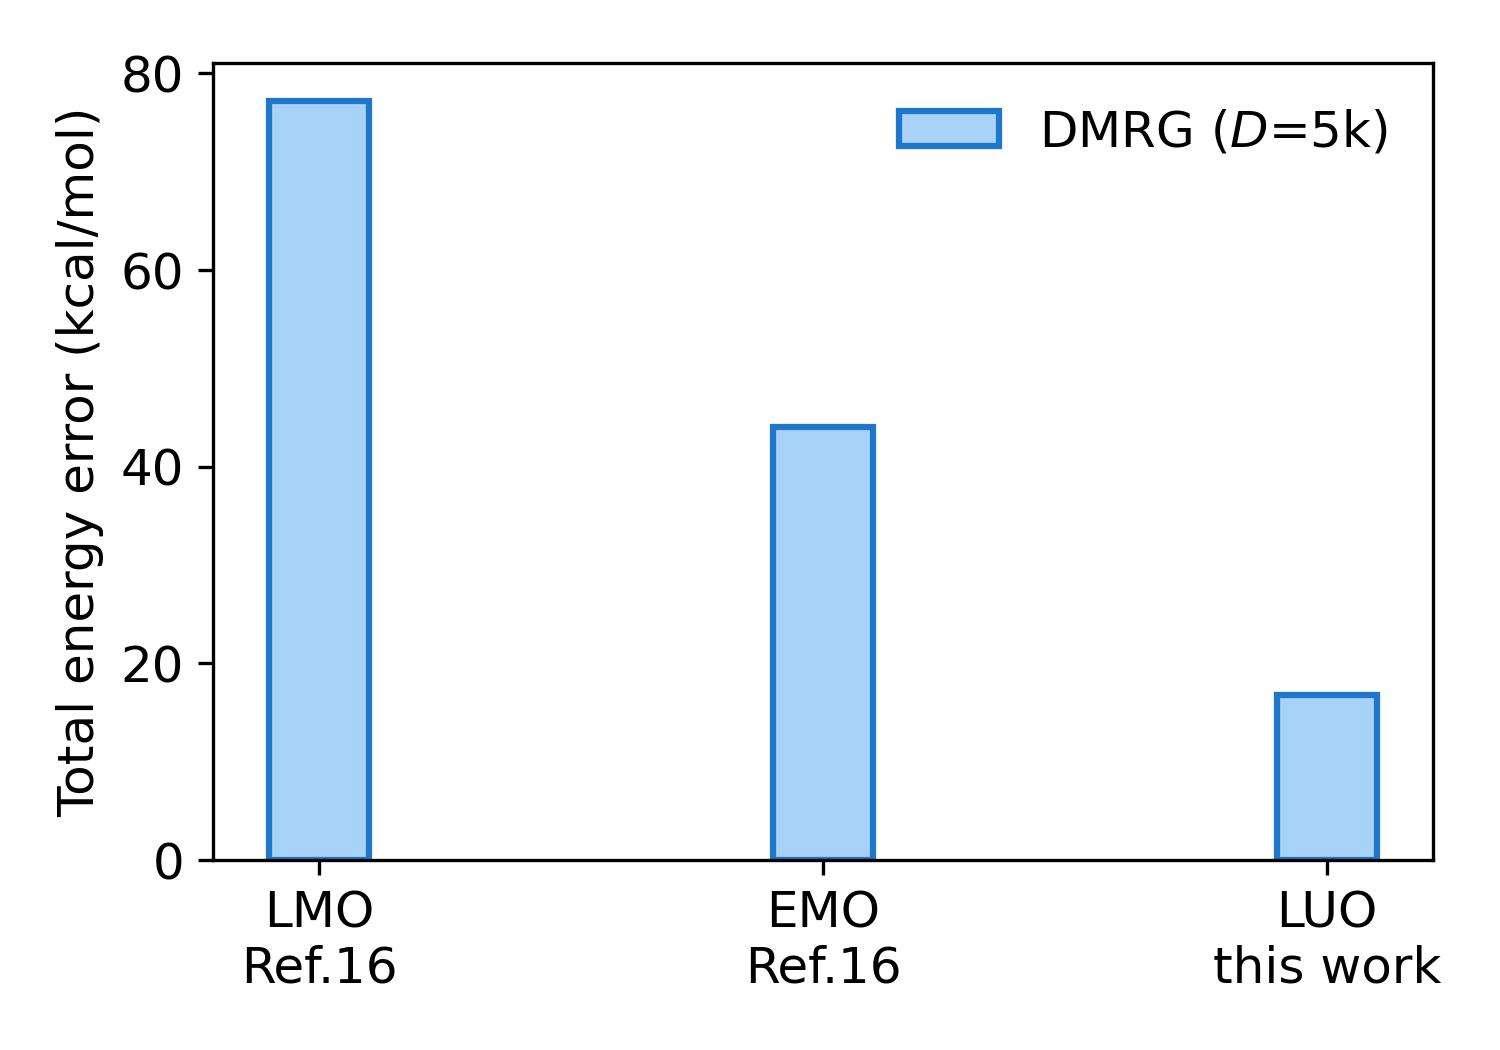

This chart was generated by the following Python code:
# ---------------------------------------------------------------------------
# Copyright (C) 2026 Huanchen Zhai. All Rights Reserved.
# 
# This program is free software: you can redistribute it and/or modify
# it under the terms of the GNU General Public License as published by
# the Free Software Foundation, either version 3 of the License, or
# (at your option) any later version.
# 
# This program is distributed in the hope that it will be useful,
# but WITHOUT ANY WARRANTY; without even the implied warranty of
# MERCHANTABILITY or FITNESS FOR A PARTICULAR PURPOSE.  See the
# GNU General Public License for more details.
# 
# You should have received a copy of the GNU General Public License
# along with this program.  If not, see <https://www.gnu.org/licenses/>.
# ---------------------------------------------------------------------------


import matplotlib.pyplot as plt
import numpy as np, json

plt.rcParams.update({'font.size': 12})
plt.figure(figsize=(5, 3.5))

ha_to_kcal_mol = 627.5094740631

data = json.load(open("../20-Data/90-colors.json", "r", encoding='utf-8'))
data |= json.load(open("../20-Data/70-dmrg-arxiv-2506-13386.json", "r", encoding='utf-8'))
data |= json.load(open("../20-Data/03-llduc-udmrg-5k.json", "r", encoding='utf-8'))
data |= json.load(open("../20-Data/04-llduc-udmrg-18k.json", "r", encoding='utf-8'))
data |= json.load(open("../20-Data/26-llduc-composite.json", "r", encoding='utf-8'))

colors = data["blues"]
ener_lmo_5k = data['femoco-lmo']['5000']
ener_emo_5k = data['femoco-emo']['5000']
ener_luo_5k = min([v[0]['udmrg'] for v in data['udmrg_5k'].values()])
e_ref = min([v['energy'] for _, v in data['composite'].items() if 'energy' in v])

print('LMO E = %25.12f' % ener_lmo_5k)
print('EMO E = %25.12f' % ener_emo_5k)
print('LUO E = %25.12f' % ener_luo_5k)
print('Eref  = %25.12f' % e_ref)

plt.bar([1, 2, 3], (np.array([ener_lmo_5k, ener_emo_5k, ener_luo_5k]) - e_ref) * ha_to_kcal_mol,
    width=0.2, color=colors[1], edgecolor=colors[0], linewidth=1.5, label='DMRG ($D$=5k)')
plt.ylabel('Total energy error (kcal/mol)')
plt.xticks([1, 2, 3], ['LMO\nRef.16', 'EMO\nRef.16', 'LUO\nthis work'])
plt.legend(loc='upper right', frameon=False, fontsize=12)
plt.tight_layout()
plt.savefig('10-fig-1f.png', dpi=300)
